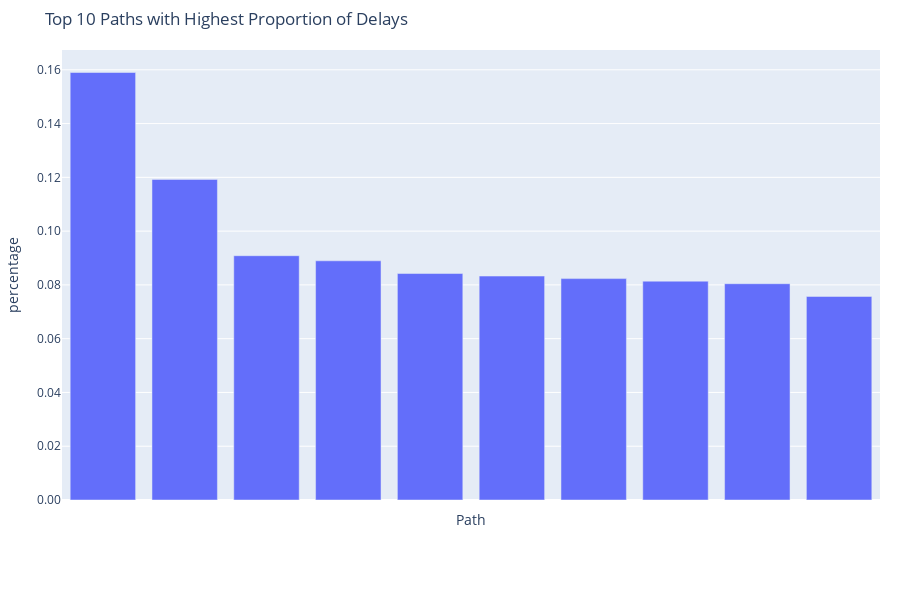

The notebook cell saved with this chart:
### Code cell
#showing the 10 paths with the biggest percentage of delays
# Create a bar chart using Plotly
fig = px.bar(
    paths,
    x='path',
    y='percentage',
    title='Top 10 Paths with Highest Proportional delay amount',
    labels={'path': 'Path', 'normalized_count': 'Proportion of Delays (%)'}
)
#Update
#fig.update_xaxes(tickangle=90)
# Hide X-axis labels by setting tickvals and ticktext to empty lists
fig.update_xaxes(tickvals=[], ticktext=[])
fig.update_layout(
    height=600,
    margin=dict(l=20, r=20, t=50, b=100)
)

#actually show y in %%!
fig.update_yaxes(tickformat=".2f")

fig.show()

### Figure 1 — Plotly figure (JSON) as saved in the notebook; plotly's stock layout.template omitted (floating-point values rounded to 4 significant figures)
{"data": [{"alignmentgroup": "True", "hovertemplate": "Path=%{x}<br>percentage=%{y}<extra></extra>", "legendgroup": "", "marker": {"color": "#636efa", "pattern": {"shape": ""}}, "name": "", "offsetgroup": "", "orientation": "v", "showlegend": false, "textposition": "auto", "type": "bar", "x": ["München Hbf", "Frankfurt(Main)Hbf", "Tutzing|Feldafing|Possenhofen|Starnberg|Starnberg Nord|Gauting|Stockdorf|Planegg|Gräfelfing|Lochham|München-Westkreuz|München-Pasing|München-Laim|München Hirschgarten|München Donnersbergerbrücke|München Hackerbrücke|München Hbf (tief)|München Karlsplatz|München Marienplatz|München Isartor|München Rosenheimer Platz|München Ost|München Leuchtenbergring", "Hamburg Hbf", "Filderstadt|Stuttgart Flughafen/Messe|Echterdingen|Leinfelden|Oberaichen|Stuttgart-Rohr|Stuttgart-Vaihingen|Stuttgart-Österfeld|Stuttgart Universität|Stuttgart Schwabstr.|Stuttgart Feuersee|Stuttgart Stadtmitte|Stuttgart Hbf (tief)|Stuttgart-Bad Cannstatt|Stuttgart Nürnberger Str.|Stuttgart-Sommerrain|Fellbach|Waiblingen|Rommelshausen|Stetten-Beinstein|Endersbach|Beutelsbach|Grunbach|Geradstetten|Winterbach(b Schorndorf)|Weiler(Rems)", "Wuppertal Hbf|Wuppertal-Unterbarmen|Wuppertal-Barmen|Wuppertal-Oberbarmen|Wuppertal-Ronsdorf|Remscheid-Lüttringhausen|Remscheid-Lennep|Remscheid Hbf|Remscheid-Güldenwerth|Solingen-Schaberg|Solingen Mitte", "Filderstadt|Stuttgart Flughafen/Messe|Echterdingen|Leinfelden|Oberaichen|Stuttgart-Rohr|Stuttgart-Vaihingen|Stuttgart-Österfeld|Stuttgart Universität|Stuttgart Schwabstr.|Stuttgart Feuersee|Stuttgart Stadtmitte|Stuttgart Hbf (tief)|Stuttgart-Bad Cannstatt|Stuttgart Nürnberger Str.|Stuttgart-Sommerrain|Fellbach|Waiblingen|Rommelshausen|Stetten-Beinstein|Endersbach|Beutelsbach|Grunbach|Geradstetten|Winterbach(b Schorndorf)", "Dortmund Hbf", "Filderstadt|Stuttgart Flughafen/Messe|Echterdingen|Leinfelden|Oberaichen|Stuttgart-Rohr|Stuttgart-Vaihingen|Stuttgart-Österfeld|Stuttgart Universität|Stuttgart Schwabstr.|Stuttgart Feuersee|Stuttgart Stadtmitte|Stuttgart Hbf (tief)|Stuttgart-Bad Cannstatt|Stuttgart Nürnberger Str.|Stuttgart-Sommerrain|Fellbach|Waiblingen|Rommelshausen|Stetten-Beinstein|Endersbach|Beutelsbach|Grunbach|Geradstetten", "Wiesbaden Hbf|Wiesbaden Ost|Mainz Nord|Mainz Hbf|Mainz Römisches Theater|Mainz-Gustavsburg|Mainz-Bischofsheim|Rüsselsheim Opelwerk|Rüsselsheim|Raunheim|Kelsterbach|Frankfurt(M) Flughafen Regionalbf|Frankfurt(Main)-Gateway Gardens|Frankfurt am Main - Stadion|Frankfurt-Niederrad|Frankfurt Hbf (tief)|Frankfurt(M)Taunusanlage|Frankfurt(M)Hauptwache|Frankfurt(M)Konstablerwache|Frankfurt(M)Ostendstraße|Frankfurt(M)Mühlberg|Offenbach(Main) Kaiserlei|Offenbach(Main) Ledermuseum"], "xaxis": "x", "y": [0.159, 0.1192, 0.09086, 0.08896, 0.08423, 0.08328, 0.08234, 0.08139, 0.08045, 0.07571], "yaxis": "y"}], "layout": {"barmode": "relative", "height": 600, "legend": {"tracegroupgap": 0}, "margin": {"b": 100, "l": 20, "r": 20, "t": 50}, "title": {"text": "Top 10 Paths with Highest Proportion of Delays"}, "xaxis": {"anchor": "y", "domain": [0, 1], "ticktext": [], "tickvals": [], "title": {"text": "Path"}}, "yaxis": {"anchor": "x", "domain": [0, 1], "tickformat": ".2f", "title": {"text": "percentage"}}}}
